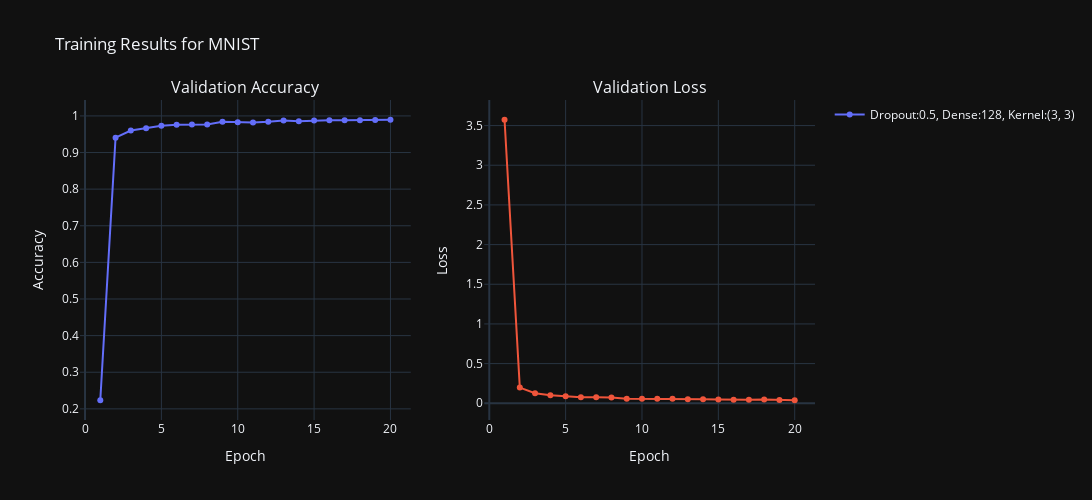
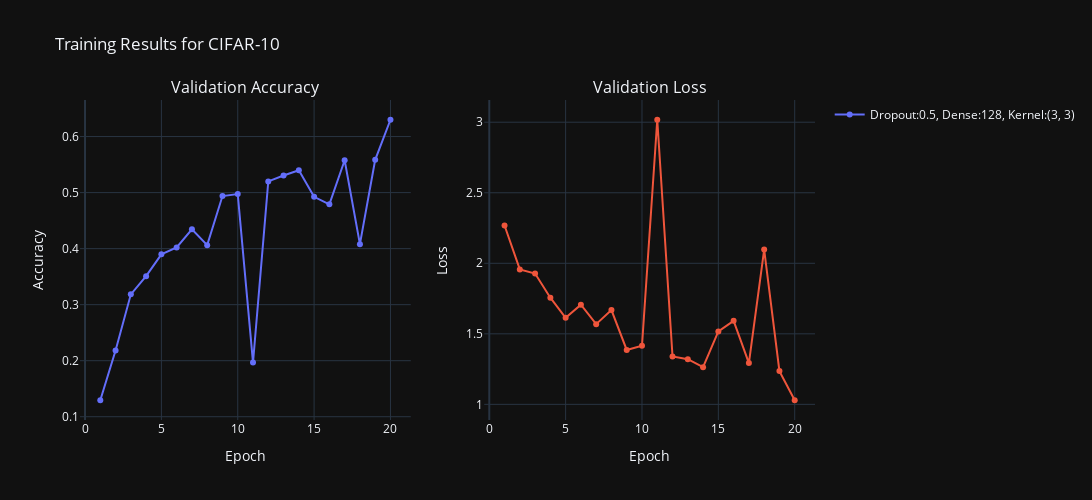

The notebook cell these images were saved under, in order:
### Code cell
# Call the function for each dataset
plot_results("MNIST", histories["MNIST"], labels["MNIST"])
plot_results("CIFAR-10", histories["CIFAR-10"], labels["CIFAR-10"])

### Figure 1 — Plotly figure (JSON) as saved in the notebook; plotly's stock layout.template omitted (floating-point values rounded to 4 significant figures)
{"data": [{"legendgroup": "accuracy", "mode": "lines+markers", "name": "Dropout:0.5, Dense:128, Kernel:(3, 3)", "x": [1, 2, 3, 4, 5, 6, 7, 8, 9, 10, 11, 12, 13, 14, 15, 16, 17, 18, 19, 20], "y": [0.2235, 0.9407, 0.9602, 0.9663, 0.973, 0.976, 0.9767, 0.9768, 0.9838, 0.983, 0.982, 0.984, 0.9872, 0.9857, 0.9873, 0.9878, 0.9878, 0.9882, 0.9885, 0.9895], "type": "scatter", "xaxis": "x", "yaxis": "y"}, {"legendgroup": "loss", "mode": "lines+markers", "name": "Dropout:0.5, Dense:128, Kernel:(3, 3)", "showlegend": false, "x": [1, 2, 3, 4, 5, 6, 7, 8, 9, 10, 11, 12, 13, 14, 15, 16, 17, 18, 19, 20], "y": [3.573, 0.1974, 0.1271, 0.1019, 0.09005, 0.07658, 0.07538, 0.07269, 0.05643, 0.0568, 0.05641, 0.05568, 0.05167, 0.05141, 0.04625, 0.04314, 0.0443, 0.04659, 0.03984, 0.03807], "type": "scatter", "xaxis": "x2", "yaxis": "y2"}], "layout": {"xaxis": {"anchor": "y", "domain": [0.0, 0.45], "title": {"text": "Epoch"}}, "yaxis": {"anchor": "x", "domain": [0.0, 1.0], "title": {"text": "Accuracy"}}, "xaxis2": {"anchor": "y2", "domain": [0.55, 1.0], "title": {"text": "Epoch"}}, "yaxis2": {"anchor": "x2", "domain": [0.0, 1.0], "title": {"text": "Loss"}}, "annotations": [{"font": {"size": 16}, "showarrow": false, "text": "Validation Accuracy", "x": 0.225, "xanchor": "center", "xref": "paper", "y": 1.0, "yanchor": "bottom", "yref": "paper"}, {"font": {"size": 16}, "showarrow": false, "text": "Validation Loss", "x": 0.775, "xanchor": "center", "xref": "paper", "y": 1.0, "yanchor": "bottom", "yref": "paper"}], "title": {"text": "Training Results for MNIST"}, "width": 1200, "height": 500}}

### Figure 2 — Plotly figure (JSON) as saved in the notebook; plotly's stock layout.template omitted (floating-point values rounded to 4 significant figures)
{"data": [{"legendgroup": "accuracy", "mode": "lines+markers", "name": "Dropout:0.5, Dense:128, Kernel:(3, 3)", "x": [1, 2, 3, 4, 5, 6, 7, 8, 9, 10, 11, 12, 13, 14, 15, 16, 17, 18, 19, 20], "y": [0.1294, 0.2182, 0.3184, 0.3508, 0.3898, 0.402, 0.4344, 0.4062, 0.4938, 0.4974, 0.1966, 0.52, 0.5306, 0.54, 0.4924, 0.479, 0.5578, 0.408, 0.5584, 0.63], "type": "scatter", "xaxis": "x", "yaxis": "y"}, {"legendgroup": "loss", "mode": "lines+markers", "name": "Dropout:0.5, Dense:128, Kernel:(3, 3)", "showlegend": false, "x": [1, 2, 3, 4, 5, 6, 7, 8, 9, 10, 11, 12, 13, 14, 15, 16, 17, 18, 19, 20], "y": [2.268, 1.956, 1.927, 1.756, 1.613, 1.707, 1.569, 1.668, 1.386, 1.415, 3.017, 1.34, 1.32, 1.264, 1.517, 1.592, 1.293, 2.097, 1.236, 1.029], "type": "scatter", "xaxis": "x2", "yaxis": "y2"}], "layout": {"xaxis": {"anchor": "y", "domain": [0.0, 0.45], "title": {"text": "Epoch"}}, "yaxis": {"anchor": "x", "domain": [0.0, 1.0], "title": {"text": "Accuracy"}}, "xaxis2": {"anchor": "y2", "domain": [0.55, 1.0], "title": {"text": "Epoch"}}, "yaxis2": {"anchor": "x2", "domain": [0.0, 1.0], "title": {"text": "Loss"}}, "annotations": [{"font": {"size": 16}, "showarrow": false, "text": "Validation Accuracy", "x": 0.225, "xanchor": "center", "xref": "paper", "y": 1.0, "yanchor": "bottom", "yref": "paper"}, {"font": {"size": 16}, "showarrow": false, "text": "Validation Loss", "x": 0.775, "xanchor": "center", "xref": "paper", "y": 1.0, "yanchor": "bottom", "yref": "paper"}], "title": {"text": "Training Results for CIFAR-10"}, "width": 1200, "height": 500}}
